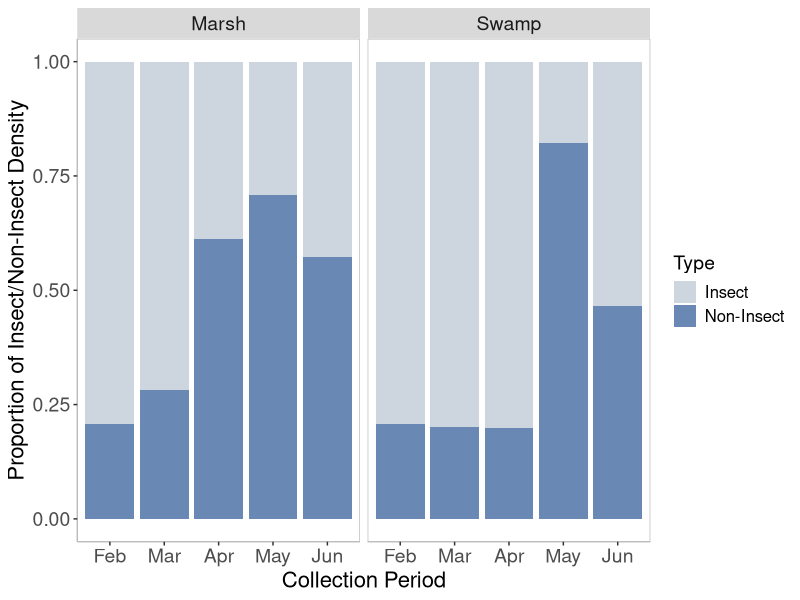
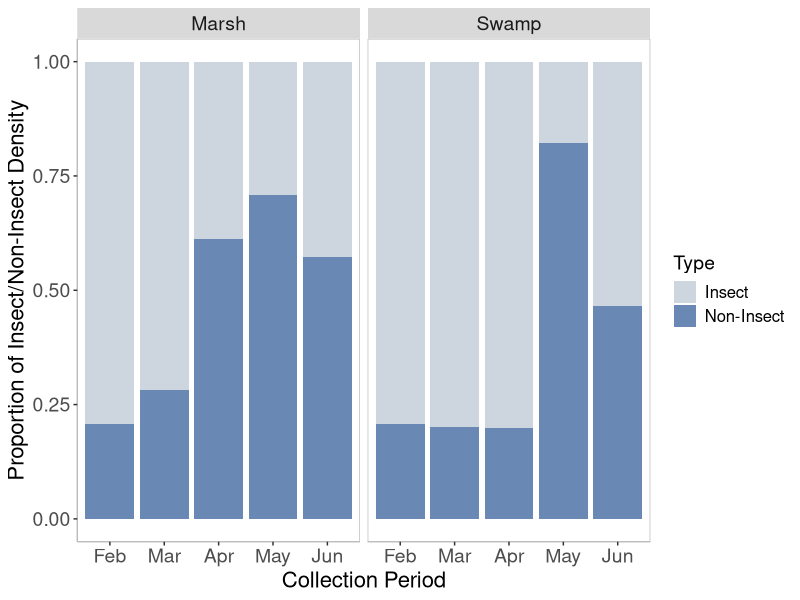

These figures' R source, in order:
### Ratio of insects to non-insects across time, Figure 6

# loading in packages
library(tidyr)
library(dplyr)
library(ggplot2)
library(emmeans)
library(multcomp)

# reading in the data
benthicbiomass <- read.csv ("BenthicBiomassTotaled.csv")

# total biomass per sample per collection date
insects <- benthicbiomass %>%
  group_by(Wetland, Date_collected, Type, HLength, Sample, Insect) %>% 
  summarize(Biomass = sum (tot_biomass, na.rm = TRUE), 
            Density = sum(Count, na.rm = TRUE),
            .groups = "drop") 

# average biomass per collection date
insects <- insects %>%
  group_by(Wetland, Date_collected, Type, HLength, Insect) %>% 
  summarize(Biomass = mean (Biomass, na.rm = TRUE), 
            Density = mean (Density, na.rm = TRUE),
            .groups = "drop") 
# fixing dates
insects<- insects %>%
  mutate(Date_collected = as.Date(Date_collected, format = "%m/%d/%Y")) %>%
  mutate(DateCollected = case_when(
    Date_collected == as.Date("2023-02-09") ~ "Feb",
    Date_collected == as.Date("2023-03-07") ~ "Mar",
    Date_collected == as.Date("2023-04-12") ~ "Apr",
    Date_collected == as.Date("2023-05-12") ~ "May",
    Date_collected == as.Date("2023-06-22") ~ "Jun",
    TRUE ~ as.character(Date_collected)
  ))%>%
  relocate(Date_collected, .before = 1)


# Making figure 6
# making sure date and other factors are in the right order before plotting
insects$DateCollected = factor(insects$DateCollected, levels = c("Feb", "Mar", "Apr", "May", "Jun"))
insects$Insect = factor(insects$Insect, levels = c("NonInsect", "Insect"))

# plotting
Figure6 <- ggplot(insects, aes(x = DateCollected, y = Density, fill = Insect)) +
  geom_bar(position="fill", stat="identity")+
  labs(x = "Collection Period", y = "Proportion of Insect/Non-Insect Density") +
  scale_fill_manual(values = c("Insect" = "#6A88B4", "NonInsect" = "#CDD6DF"), 
                    name = "Type", labels = c("Insect", "Non-Insect"))+
  facet_wrap(~ Type, scales = "free_x") +
  theme(panel.background = element_rect(fill = "white"),
        panel.border = element_rect(color = "grey", fill = NA),
        axis.line = element_line(color = "grey"),
        axis.text = element_text(size = 14), 
        axis.title = element_text(size = 16), 
        strip.text = element_text(size = 14), 
        legend.title = element_text(size = 14), 
        legend.text = element_text(size = 12))
Figure6
ggsave("Figure6Sickingetal.png", plot = Figure6, dpi = 700, width = 9.5, height = 5, units = "in")


## Analysis for Figure 6

# creating proportion dataset for analysis
proportion_data <- insects %>%
  group_by(Wetland, Date_collected, Type, HLength) %>%
  summarise(
    Insect_Biomass = sum(Biomass[Insect == "Insect"]),
    NonInsect_Biomass = sum(Biomass[Insect == "NonInsect"]),
    Insect_Density = sum(Density[Insect == "Insect"]),
    NonInsect_Density = sum(Density[Insect == "NonInsect"]),
    Biomass_Proportion = Insect_Biomass / NonInsect_Biomass * 100,
    Density_Proportion = Insect_Density / NonInsect_Density * 100,
  )
proportion_data <- proportion_data %>%
  filter(!is.infinite(Biomass_Proportion) & !is.infinite(Density_Proportion))
proportion_data<- proportion_data %>%
  mutate(Date_collected = as.Date(Date_collected, format = "%m/%d/%Y")) %>%
  mutate(DateCollected = case_when(
    Date_collected == as.Date("2023-02-09") ~ "Feb",
    Date_collected == as.Date("2023-03-07") ~ "Mar",
    Date_collected == as.Date("2023-04-12") ~ "Apr",
    Date_collected == as.Date("2023-05-12") ~ "May",
    Date_collected == as.Date("2023-06-22") ~ "Jun",
    TRUE ~ as.character(Date_collected)
  ))%>%
  relocate(Date_collected, .before = 1)
proportion_data$DateCollected <- factor(
  proportion_data$DateCollected,
  levels = c("Feb","Mar","Apr","May","Jun")
)

# separating into swamp and marsh datasets
proportion_dataM <- proportion_data %>%
  filter(Type == "Marsh")
proportion_dataS <- proportion_data %>%
  filter(Type == "Swamp")

# creating a null model for comparison of other models
nullS <- glm (Density_Proportion ~ 1, family = Gamma (link = "log"), data = proportion_dataS)
nullM <- glm (Density_Proportion ~ 1, family = Gamma (link = "log"), data = proportion_dataM)

# creating the models with date collected as a predictor
propmodelS <- glm (Density_Proportion ~ DateCollected, family = Gamma (link = "log"), data = proportion_dataS)
summary (propmodelS)
propmodelM <- glm (Density_Proportion ~ DateCollected, family = Gamma (link = "log"), data = proportion_dataM)
summary (propmodelM)

# comparing the null model (without date as a predictor) to the model with date as a predictor
anova(nullS, propmodelS, test = "Chisq")
# The significant p-value (2.057e-09) indicates that including collection date significantly improves model fit.

# looking at differences in proportion between each pair of months
emmeans(propmodelS, ~ DateCollected, type = "response", adjust = "tukey")


# comparing the null model (without date as a predictor) to the model with date as a predictor
anova(nullM, propmodelM, test = "Chisq")

# looking at differences in proportion between each pair of months
emmeans(propmodelM, ~ DateCollected, type = "response", adjust = "tukey")


## looking at everything combined, not separating by marsh and swamp
# creating null model
str(proportion_data$DateCollected)
null <- glm (Density_Proportion ~ 1, family = Gamma (link = "log"), data = proportion_data)
summary (null)
# creating model with date collected as a predictor
propmodel <- glm (Density_Proportion ~ DateCollected, family = Gamma (link = "log"), data = proportion_data)
summary (propmodel)

# comparing the null model (without date as a predictor) to the model with date as a predictor
anova(null, propmodel, test = "Chisq")
# The significant p-value (0.007027) indicates that including collection date significantly improves model fit.
# (aka collection data is predictive of the proportion of insects to non-insects regardless of veg)

### looking at how density and biomass proportions of insects vs non-insects change over time
## this information is referenced in the results section "Proportion of insects to non-insects across time"
# loading in packages
library(tidyr)
library(dplyr)
library(ggplot2)

# reading in data
benthicbiomass <- read.csv ("BenthicBiomassTotaled.csv")

# total biomass per sample per collection date
insects <- benthicbiomass %>%
  group_by(Wetland, Date_collected, Type, HLength, Sample, Insect) %>% 
  summarize(Biomass = sum (tot_biomass, na.rm = TRUE), 
            Density = sum(Count, na.rm = TRUE),
            .groups = "drop") 

# average biomass per collection date
insects <- insects %>%
  group_by(Wetland, Date_collected, Type, HLength, Insect) %>% 
  summarize(Biomass = mean (Biomass, na.rm = TRUE), 
            Density = mean (Density, na.rm = TRUE),
            .groups = "drop") 

proportion_data <- insects %>%
  group_by(Date_collected, Type) %>%
  summarise(
    Insect_Biomass = sum(Biomass[Insect == "Insect"]),
    NonInsect_Biomass = sum(Biomass[Insect == "NonInsect"]),
    Insect_Density = sum(Density[Insect == "Insect"]),
    NonInsect_Density = sum(Density[Insect == "NonInsect"]),
    Biomass_Proportion = Insect_Biomass / NonInsect_Biomass * 100,
    Density_Proportion = Insect_Density / NonInsect_Density * 100,
    Biomass_T = Insect_Biomass + NonInsect_Biomass,
    Density_T = Insect_Density + NonInsect_Density,
    Biomass_Percent = NonInsect_Biomass/Biomass_T * 100,
    Density_Percent = NonInsect_Density/Density_T * 100,
    Biomass_PercentI = Insect_Biomass/Biomass_T * 100,
    Density_PercentI = Insect_Density/Density_T * 100,
  )
